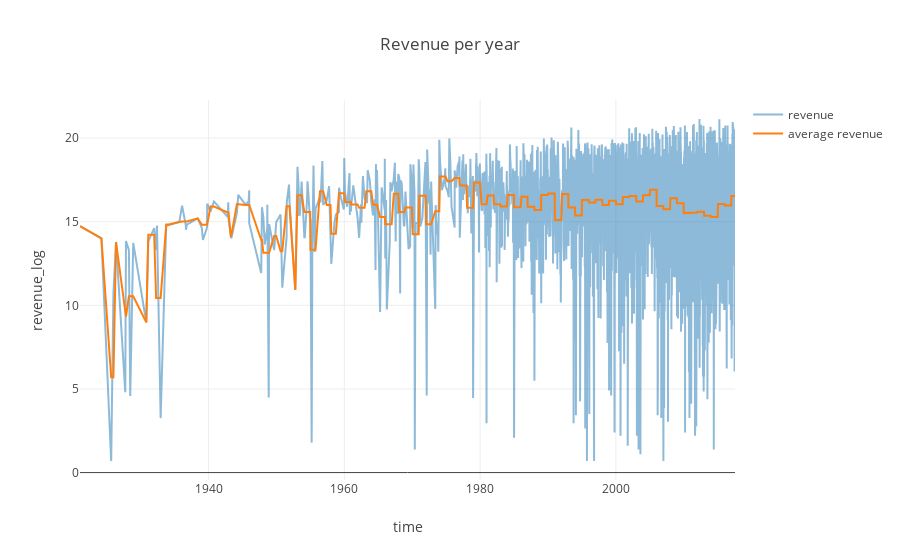

The notebook cell this image was saved under:
### Code cell
trace_1 = go.Scatter(x = tr_cat2.index, y= tr_cat2.revenue_log, 
                     mode = 'lines', name = 'revenue', 
                    opacity = .5)
trace_2 = go.Scatter(x = tr_cat2.index, y = tr_cat2.year_avg, 
                     mode = 'lines', name = 'average revenue')
layout = go.Layout(title = 'Revenue per year',
                   xaxis = dict(title = 'time'), 
                   yaxis = dict(title = 'revenue_log'))
fig = go.Figure([trace_1, trace_2], layout)
iplot(fig)

### Figure 1 — Plotly figure (JSON) as saved in the notebook; plotly's stock layout.template omitted (floating-point values rounded to 4 significant figures; data arrays with more than 128 entries replaced by an {"elided": "..."} marker saying what was removed)
{"data": [{"mode": "lines", "name": "revenue", "opacity": 0.5, "type": "scatter", "uid": "b48be597-daa3-4563-ac0b-5cf5f15a43d4", "x": {"elided": "3000 str values"}, "y": {"elided": "3000 float values"}}, {"mode": "lines", "name": "average revenue", "type": "scatter", "uid": "0e0fc700-6b56-49a4-b5da-c73bbec845f4", "x": {"elided": "3000 str values"}, "y": {"elided": "3000 float values"}}], "layout": {"title": "Revenue per year", "xaxis": {"title": "time"}, "yaxis": {"title": "revenue_log"}}}
